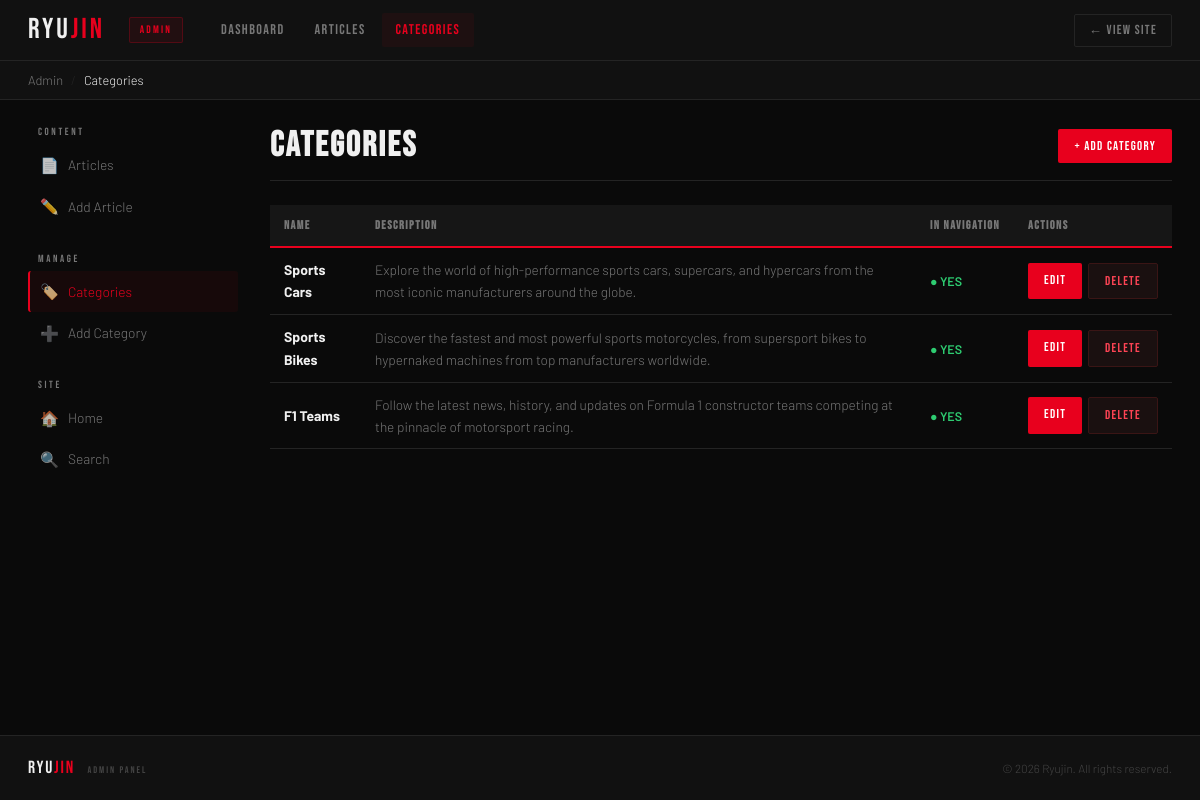
The app's page /admin/categories.php with its own data.
### tables this page shows
CREATE TABLE `category` (
  `id` int(11) NOT NULL AUTO_INCREMENT PRIMARY KEY,
  `name` varchar(24) NOT NULL,
  `description` varchar(254) NOT NULL,
  `navigation` tinyint(1) NOT NULL
);

### includes/functions.php (called while the page is built, shortened)
<?php
function pdo(PDO $pdo, string $sql, array $arguments = []): PDOStatement
{
    if (!$arguments) {
        return $pdo->query($sql);
    }
    $statement = $pdo->prepare($sql);
    $statement->execute($arguments);
    return $statement;
}
function html_escape(?string $value): string
{
    return htmlspecialchars($value ?? '', ENT_QUOTES, 'UTF-8');
}

### admin/categories.php (the view, shortened to what this page needs)
<?php
include '../includes/database-connection.php';
include '../includes/functions.php';
$categories = pdo($pdo, "SELECT id, name, description, navigation FROM category ORDER BY id ASC;")->fetchAll();
?>
<?php include '../includes/admin-header.php'; ?>
  <div class="page-header">
    <h1>Categories</h1>
    <a href="category.php" class="btn btn-primary">+ Add Category</a>
  </div>
  <table class="data-table">
    <thead>
      <tr><th>Name</th><th>Description</th><th>In Navigation</th><th>Actions</th></tr>
    </thead>
    <tbody>
      <?php foreach ($categories as $cat): ?>
      <tr>
        <td><strong><?= html_escape($cat['name']) ?></strong></td>
        <td style="color:#777;font-size:0.85rem;"><?= html_escape($cat['description']) ?></td>
        <td><?= $cat['navigation'] ? '<span class="badge-yes">● YES</span>' : '<span class="badge-no">○ NO</span>' ?></td>
        <td><div class="action-btns">
          <a href="category.php?id=<?= $cat['id'] ?>" class="btn btn-primary">Edit</a>
          <a href="category-delete.php?id=<?= $cat['id'] ?>" class="btn btn-danger">Delete</a>
        </div></td>
      </tr>
      <?php endforeach; ?>
    </tbody>
  </table>
<?php include '../includes/admin-footer.php'; ?>

### includes/admin-header.php (style rules this page uses)
*, *::before, *::after { box-sizing: border-box; margin: 0; padding: 0; }
:root { --red: #e8001d; --dark: #0a0a0a; --mid: #111111; --card: #161616; --border: #242424; --text: #f0f0f0; --muted: #777; --font-display: 'Bebas Neue', sans-serif; --font-body: 'Barlow', sans-serif; }
body { background:var(--dark); color:var(--text); font-family:var(--font-body); font-weight:300; line-height:1.6; min-height:100vh; display:flex; flex-direction:column; }
a { color:inherit; text-decoration:none; }
.page-header { display:flex; align-items:center; justify-content:space-between; margin-bottom:24px; padding-bottom:16px; border-bottom:1px solid var(--border); }
.page-header h1 { font-family:var(--font-display); font-size:2.2rem; letter-spacing:0.06em; line-height:1; }
.btn { display:inline-block; font-family:var(--font-display); font-size:0.8rem; letter-spacing:0.1em; padding:7px 16px; border-radius:2px; border:none; cursor:pointer; transition:opacity 0.2s,background 0.2s; text-decoration:none; white-space:nowrap; }
.btn-primary { background:var(--red); color:#fff; }
.btn-danger { background:#1a1010; color:#ff4455; border:1px solid #3a1515; }
.data-table { width:100%; border-collapse:collapse; font-size:0.87rem; }
.data-table th { background:var(--card); border-bottom:2px solid var(--red); padding:11px 14px; text-align:left; font-family:var(--font-display); font-size:0.75rem; letter-spacing:0.12em; color:var(--muted); white-space:nowrap; }
.data-table td { padding:11px 14px; border-bottom:1px solid var(--border); vertical-align:middle; }
.action-btns { display:flex; gap:6px; }
.badge-yes { color:#2ecc71; font-size:0.78rem; font-weight:600; }

### records on screen
category: name "Sports Cars", description "Explore the world of high-performance sports cars, supercars, and hypercars from the most iconic manufacturers around the globe.", navigation "● YES"
category: name "Sports Bikes", description "Discover the fastest and most powerful sports motorcycles, from supersport bikes to hypernaked machines from top manufacturers worldwide.", navigation "● YES"
category: name "F1 Teams", description "Follow the latest news, history, and updates on Formula 1 constructor teams competing at the pinnacle of motorsport racing.", navigation "● YES"

### other values on screen
$label "Categories"
